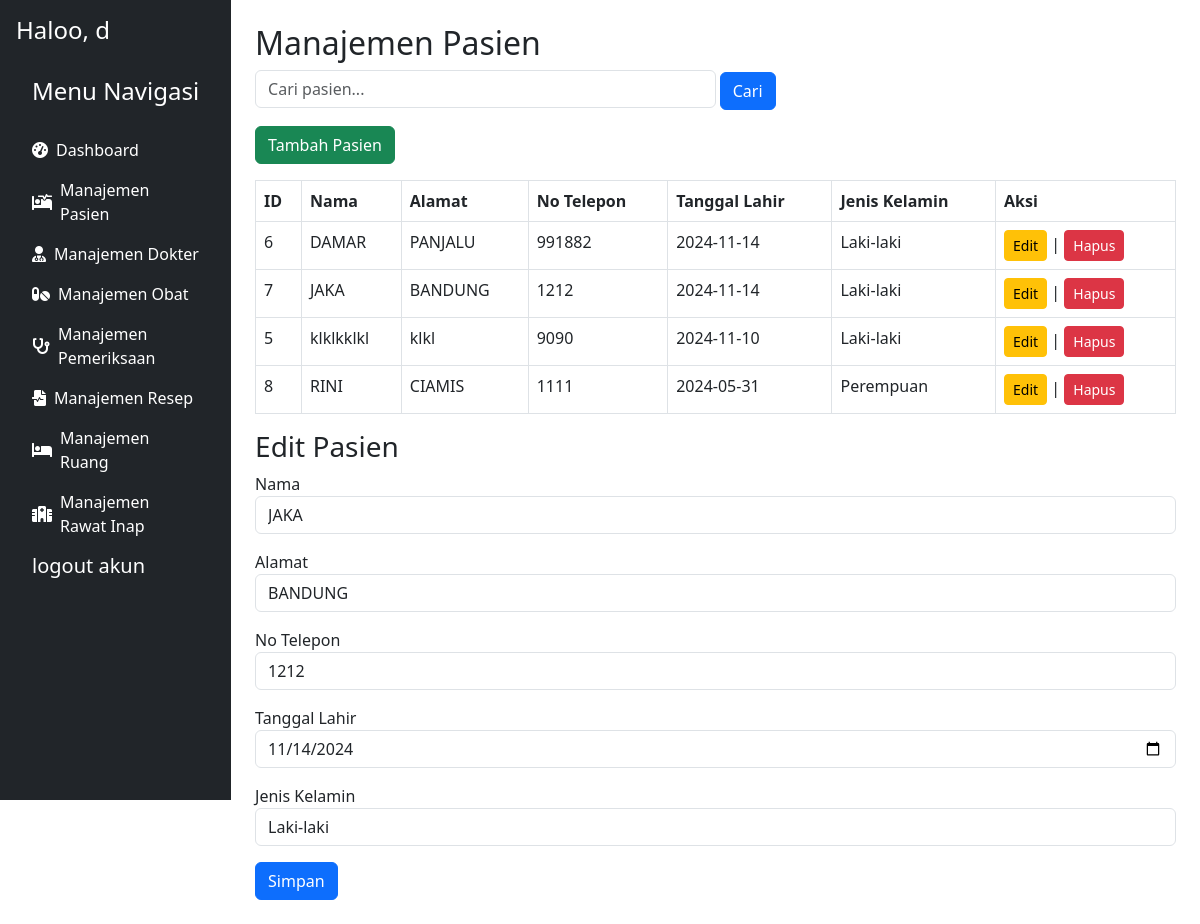
The page /pasien.php?id=7 (signed in) on the database its author committed.
### tables this page shows
CREATE TABLE `pasien` (
  `id_pasien` int(11) NOT NULL,
  `nama` varchar(100) NOT NULL,
  `alamat` text DEFAULT NULL,
  `no_telepon` varchar(15) DEFAULT NULL,
  `tanggal_lahir` date DEFAULT NULL,
  `jenis_kelamin` varchar(20) DEFAULT NULL
);

### pasien.php (the view, shortened to what this page needs)
<?php
include 'db.php';
$search = isset($_GET['search']) ? $_GET['search'] : '';
$result = $conn->query("SELECT * FROM pasien WHERE nama LIKE '%$search%' ORDER BY nama ASC");
if (isset($_GET['id'])) {
    $id = $_GET['id'];
    $result_edit = $conn->query("SELECT * FROM pasien WHERE id_pasien = $id");
    $data_edit = $result_edit->fetch_assoc();
}
?>
<!DOCTYPE html>
<html lang="id">
<head>
    <link rel="stylesheet" href="styles.css">
    <link href="https://cdn.jsdelivr.net/npm/bootstrap@5.3.0/dist/css/bootstrap.min.css" rel="stylesheet">
</head>
<body>
    <div class="d-flex ">
        <?php include 'sidebar.php'; ?>
        <div class="container-fluid p-4">
            <h2>Manajemen Pasien</h2>
            <form method="GET" action="" class="mb-3">
                <input type="text" name="search" placeholder="Cari pasien..." class="form-control d-inline w-50">
                <button type="submit" class="btn btn-primary">Cari</button>
            </form>
            <a href="pasien.php" class="btn btn-success mb-3">Tambah Pasien</a>
            <table class="table table-bordered">
                <thead>
                    <tr>
                        <th>ID</th>
                        <th>Nama</th>
                        <th>Alamat</th>
                        <th>No Telepon</th>
                        <th>Tanggal Lahir</th>
                        <th>Jenis Kelamin</th>
                        <th>Aksi</th>
                    </tr>
                </thead>
                <tbody>
                    <?php while ($row = $result->fetch_assoc()): ?>
                    <tr>
                        <td><?= $row['id_pasien']; ?></td>
                        <td><?= $row['nama']; ?></td>
                        <td><?= $row['alamat']; ?></td>
                        <td><?= $row['no_telepon']; ?></td>
                        <td><?= $row['tanggal_lahir']; ?></td>
                        <td><?= $row['jenis_kelamin']; ?></td>
                        <td>
                            <a href="pasien.php?id=<?= $row['id_pasien']; ?>" class="btn btn-warning btn-sm">Edit</a> |
                            <a href="hapus_pasien.php?id=<?= $row['id_pasien']; ?>" class="btn btn-danger btn-sm" onclick="return confirm('Yakin ingin menghapus?')">Hapus</a>
                        </td>
                    </tr>
                    <?php endwhile; ?>
                </tbody>
            </table>
            <h3><?= isset($_GET['id']) ? 'Edit' : 'Tambah'; ?> Pasien</h3>
            <form method="POST" action="">
                <div class="mb-3">
                    <label>Nama</label>
                    <input type="text" name="nama" class="form-control" value="<?= isset($data_edit['nama']) ? $data_edit['nama'] : ''; ?>" required>
                </div>
                <div class="mb-3">
                    <label>Alamat</label>
                    <input type="text" name="alamat" class="form-control" value="<?= isset($data_edit['alamat']) ? $data_edit['alamat'] : ''; ?>" required>
                </div>
                <div class="mb-3">
                    <label>No Telepon</label>
                    <input type="text" name="no_telepon" class="form-control" value="<?= isset($data_edit['no_telepon']) ? $data_edit['no_telepon'] : ''; ?>" required>
                </div>
                <div class="mb-3">
                    <label>Tanggal Lahir</label>
                    <input type="date" name="tanggal_lahir" class="form-control" value="<?= isset($data_edit['tanggal_lahir']) ? $data_edit['tanggal_lahir'] : ''; ?>" required>
                </div>
                <div class="mb-3">
                    <label>Jenis Kelamin</label>
                    <select name="jenis_kelamin" class="form-control" required>
                        <option value="Laki-laki" <?= isset($data_edit['jenis_kelamin']) && $data_edit['jenis_kelamin'] == 'Laki-laki' ? 'selected' : ''; ?>>Laki-laki</option>
                    </select>
                </div>
                <button type="submit" name="tambah_pasien" class="btn btn-primary">Simpan</button>
            </form>
        </div>
    </div>
</body>
</html>

### rows shown on the page
pasien: id_pasien "6", nama "DAMAR", alamat "PANJALU", no_telepon "991882", tanggal_lahir "2024-11-14", jenis_kelamin "Laki-laki"
pasien: id_pasien "7", nama "JAKA", alamat "BANDUNG", no_telepon "1212", tanggal_lahir "2024-11-14", jenis_kelamin "Laki-laki", tanggal_lahir "11/14/2024"
pasien: id_pasien "5", nama "klklkklkl", alamat "klkl", no_telepon "9090", tanggal_lahir "2024-11-10", jenis_kelamin "Laki-laki"
pasien: id_pasien "8", nama "RINI", alamat "CIAMIS", no_telepon "1111", tanggal_lahir "2024-05-31", jenis_kelamin "Perempuan"

### other values the page prints
$username "d"
